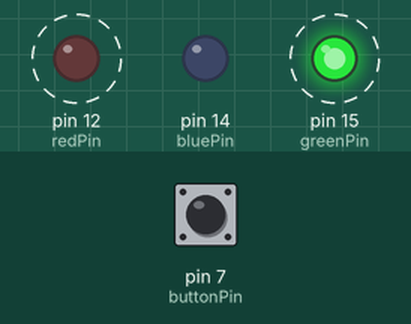
Simulated run of this sketch. Board: Arduino Uno, built with avr-gcc and run on an emulated ATmega328P. Shown: output pins drawn as LEDs (lit = HIGH). Dashed ring = blinking. The test bench sets the inputs (shaded band); at power-on: pin 7 (buttonPin) HIGH. What the sketch prints to the serial monitor is not drawn.

Above: at 1.2 s.
1.3 s: pin 7 (buttonPin) pulled LOW for 0.15 s
Timing chart, 0 to 10.0 s (numbered marks = the images above; inputs shaded):
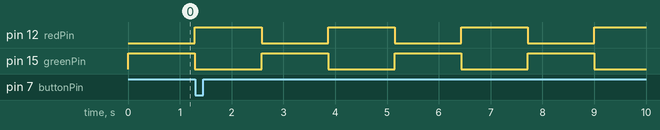

Measured:
- by itself, pin 12 (redPin), pin 15 (greenPin): alternates HIGH for 1.3 s and LOW for 1.3 s

The sketch:

tuturial2.ino
```cpp
int redPin =  12;
int greenPin =  15;
int bluePin =  14;
int buttonPin = 7;

void setup()   {
  pinMode(redPin, OUTPUT);
  pinMode(greenPin, OUTPUT);
  pinMode(bluePin, OUTPUT);
  Serial.begin(38400);
   pinMode(buttonPin, INPUT_PULLUP);
}

int redIntensity = 0;

void loop()
{
  // set all 3 pins to the desired intensity
  analogWrite(redPin, redIntensity);
  analogWrite(greenPin, 255 - redIntensity);
  analogWrite(bluePin, 0);
  if (digitalRead(buttonPin) == LOW) {
    Serial.println("red intensity : "+String(redIntensity));
    Serial.println("Button pressed!!!");
  }

  // remain at this color, but not for very long
  delay(10);

  // increase the red
  redIntensity = redIntensity + 1;

  // since 255 is the maximum, set it back to 0
  // when it increments beyond 255
  if (redIntensity > 255) {
    redIntensity = 0;
  }
}
```
